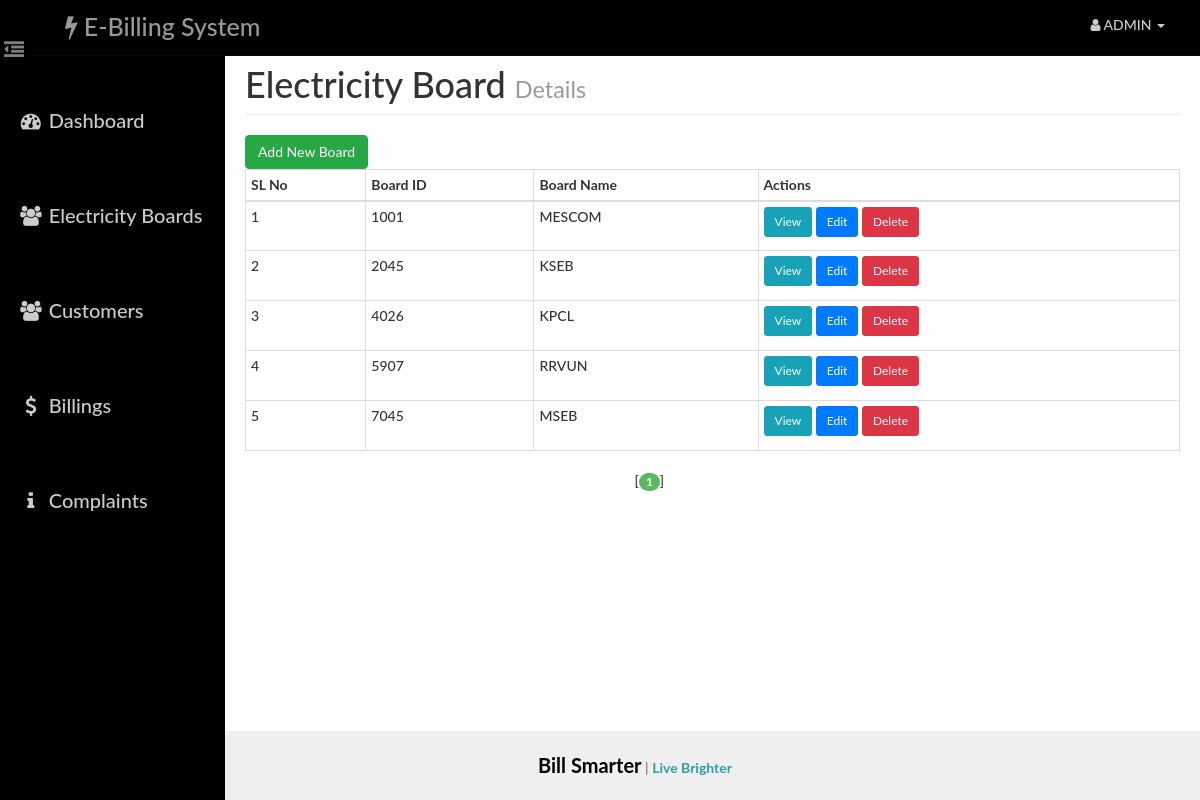
Page /admin/board.php (signed in) on the committed database.
### tables this page shows
CREATE TABLE board (
  board_id int(10) NOT NULL,
  board_name varchar(30) NOT NULL
);

### admin/paging1.php (called while the page is built, shortened)
<?php
    $rowsperpage = 5;
    if (isset($_GET['currentpage']) && is_numeric($_GET['currentpage'])) {
       $currentpage = (int) $_GET['currentpage'];
    } else {
       $currentpage = 1;
    }
    $offset = ($currentpage - 1) * $rowsperpage;
 ?>

### Includes/user.php (called while the page is built, shortened)
<?php
    function retrieve_board_details($board_id) {
        global $con;
        $query  = "SELECT * FROM board ";
        $result = mysqli_query($con, $query);
        return $result;
    }
 ?>

### admin/board.php (the view, shortened to what this page needs)
<?php
    require_once('head_html.php');
    require_once('../Includes/admin.php');
    require_once('../Includes/user.php');
?>
<body>
    <div id="wrapper">
        <?php
            require_once("nav.php");
            require_once("sidebar.php");
        ?>
        <div id="page-content-wrapper">
            <div class="container-fluid">
                <div class="row">
                    <div class="col-lg-12">
                        <h1 class="page-header">
                            Electricity Board
                            <small>Details</small>
                        </h1>
                        <div class="row">
    <div class="col-lg-12">
        <a href="add_board.php" class="btn btn-success">Add New Board</a>
    </div>
</div>
                        <div class="table-responsive" style="padding-top: 0">
                                <table class="table table-hover table-bordered table-condensed">
                                    <thead>
                                        <tr>
                                            <th>SL No</th>
                                            <th>Board ID</th>
                                            <th>Board Name</th>
                                            <th>Actions</th>
                                        </tr>
                                    </thead>
                                    <tbody>
                                     <?php
                                            include("paging1.php");
                                            $result = retrieve_board_details($_SESSION['aid'],$offset, $rowsperpage);
                                            $cnt=1;
                                            while($row = mysqli_fetch_assoc($result)){
                                            ?>
                                                <tr>
                                                    <td height="50"><?php echo $cnt; ?></td>
                                                    <td><?php echo $row['board_id'] ?></td>
                                                    <td><?php echo $row['board_name'] ?></td>
                                                    <td>
                                                    <a href="view_board.php?board_id=<?php echo $row['board_id']; ?>" class="btn btn-info btn-sm">View</a>
<a href="edit_board.php?board_id=<?php echo $row['board_id']; ?>" class="btn btn-primary btn-sm">Edit</a>
<a href="delete_board.php?board_id=<?php echo $row['board_id']; ?>" class="btn btn-danger btn-sm" onclick="return confirm('Are you sure you want to delete this user?')">Delete</a>
</td>
                                                </tr>
                                            <?php $cnt++; } ?>
                                    </tbody>
                                </table>
                                <?php include("paging2.php");  ?>
                        </div>
                    </div>
                </div>
            </div>
        </div>
    </div>
<?php
    require_once("footer.php");
?>
</body>
</html>

### assets/css/dash_admin.css (style rules this page uses)
html { height: 100%; }
body, html { width: 100%; height: 100%; }
body, h1, h2, h3, h4, h5, h6 { font-family: "Lato","Helvetica Neue",Helvetica,Arial,sans-serif; font-weight: 500; }
#wrapper { padding-left: 10px; padding-top: 5px; -webkit-transition: all 0.5s ease; -moz-transition: all 0.5s ease; -o-transition: all 0.5s ease; transition: all 0.5s ease; }
#page-content-wrapper { width: 100%; padding: 15px; min-height:100%; }
@media (min-width:768px) { #wrapper { padding-left: 225px; } }
@media (min-width:768px) { #page-content-wrapper { padding: 20px; } }
.table-responsive { padding-top: 20px; padding-bottom: 20px; }

### admin/board.php (style rules this page uses)
.btn-info { background-color: #17a2b8; border-color: #17a2b8; }
.btn-primary { background-color: #007bff; border-color: #007bff; }
.btn-danger { background-color: #dc3545; border-color: #dc3545; }
.btn-sm { padding: 5px 10px; font-size: 12px; }
.btn-success { background-color: #28a745; border-color: #28a745; }

### rows in the picture
board: board "1001", board_name "MESCOM"
board: board "2045", board_name "KSEB"
board: board "4026", board_name "KPCL"
board: board "5907", board_name "RRVUN"
board: board "7045", board_name "MSEB"
